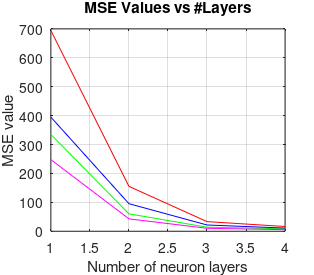

Write MATLAB code to recreate this figure.
% Script que genera la grafica del MSE:
layers = [1 2 3 4];
mseBaboon = [694.35 155.27 33.33 16.42];
mseHouse = [335.01 60.23 14.03 8.40];
mseLake = [394.73 95.36 21.69 10.99];
mseLena = [247.71 42.92 10.21 5.46];


% plot(layers, mseBaboon,'-s','MarkerSize',5,...
%     'MarkerEdgeColor','red','MarkerFaceColor','red', 'color', 'red')
% hold on,
% plot(layers, mseHouse,'-o','MarkerSize',5,...
%    'MarkerEdgeColor','green','MarkerFaceColor','green', 'color', 'green')
% 
% plot(layers, mseLake,'-^','MarkerSize',5,...
%     'MarkerEdgeColor','blue','MarkerFaceColor','blue', 'color', 'blue')
% plot(layers, mseLena,'-v','MarkerSize',5,...
%     'MarkerEdgeColor','mag','MarkerFaceColor','mag', 'color', 'mag')

plot(layers, mseBaboon,'color', 'red')
hold on,
plot(layers, mseHouse, 'color', 'green')

plot(layers, mseLake, 'color', 'blue')
plot(layers, mseLena, 'color', 'mag')

% plot(layers, mseBaboon)
% hold on,
% plot(layers, mseHouse)
% 
% plot(layers, mseLake)
% plot(layers, mseLena)

%legend({'Baboon','House','Lake','Lena'}, 'Orientation','horizontal')

xlabel('Number of neuron layers')
ylabel('MSE value')

title('MSE Values vs #Layers')

grid

set(gcf,'PaperUnits','centimeters');
set(gcf,'PaperOrientation','portrait');
set(gcf,'PaperPositionMode','manual');
set(gcf,'PaperSize',[8 7]);
set(gcf,'PaperPosition',[0 0 8 7]);
set(gca,'fontsize',10);
%saveas(gcf,'Mifigura.fig','fig');
saveas(gcf,'graficaMSEPoda.pdf','pdf');

%plot(layers, mseBaboon, layers, mseHouse,layers, mseLake,layers, mseLena), legend('Baboon','House','Lake','Lena');